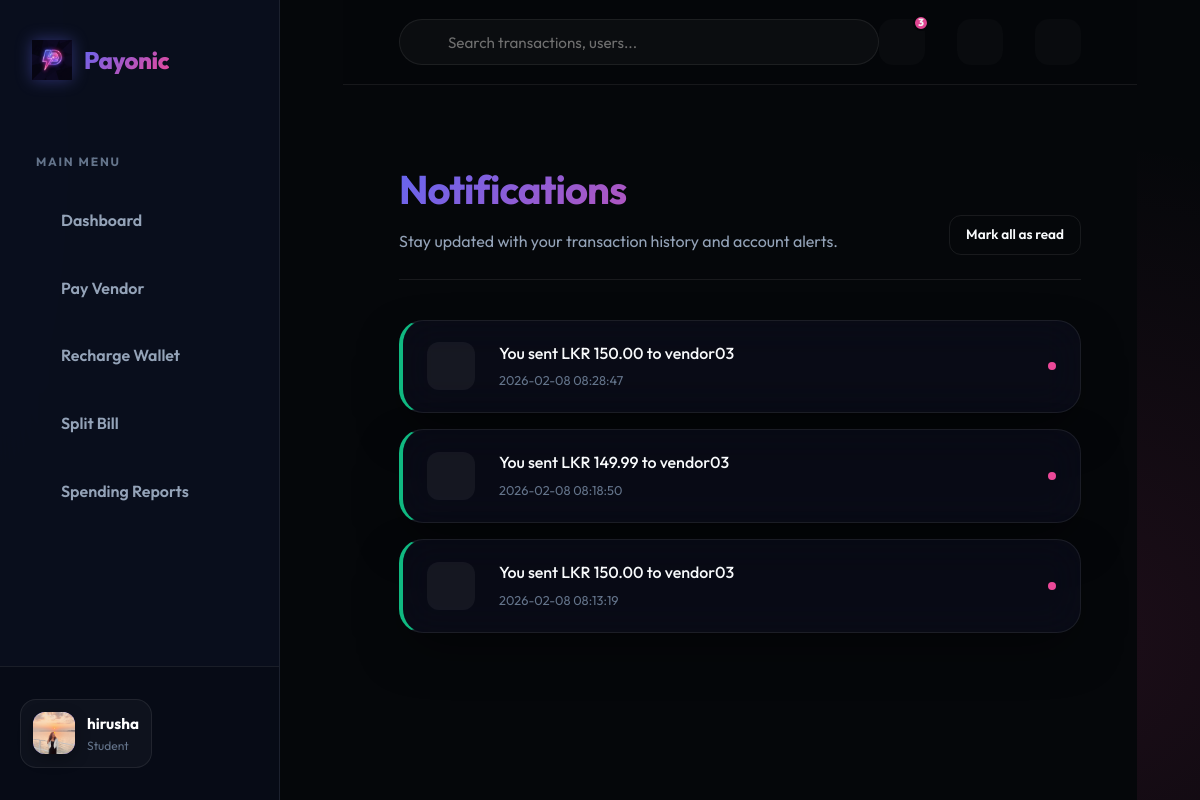
Page /notifications (signed in) on the committed database.
### app/models.py (models this page shows, shortened)
class User(UserMixin, db.Model):
    id = db.Column(db.Integer, primary_key=True)
    username = db.Column(db.String(64), index=True, unique=True, nullable=False)
    email = db.Column(db.String(120), index=True, unique=True, nullable=False)
    password_hash = db.Column(db.String(128))
    role = db.Column(db.String(20), nullable=False)  # student, vendor, admin
    is_active_user = db.Column(db.Boolean, default=True)
    phone_number = db.Column(db.String(20))
    registration_number = db.Column(db.String(50)) # For students
    student_id = db.Column(db.String(20)) # Internal ID
    vendor_name = db.Column(db.String(100)) # For vendors
    business_name = db.Column(db.String(100)) # For vendors
    business_type = db.Column(db.String(50)) # For vendors
    is_approved_vendor = db.Column(db.Boolean, default=False)
    profile_pic = db.Column(db.String(255))
    merchant_id = db.Column(db.String(50), unique=True)
    bank_name = db.Column(db.String(100))
    account_number = db.Column(db.String(50))
    account_holder_name = db.Column(db.String(100))
    wallet = db.relationship('Wallet', backref='owner', uselist=False, lazy=True)
    sent_transactions = db.relationship('Transaction', foreign_keys='Transaction.sender_id', backref='sender', lazy='dynamic')
    received_transactions = db.relationship('Transaction', foreign_keys='Transaction.receiver_id', backref='receiver', lazy='dynamic')
    qr_codes = db.relationship('QRCode', backref='vendor', lazy='dynamic')
    payout_requests = db.relationship('PayoutRequest', foreign_keys='PayoutRequest.vendor_id', backref='vendor', lazy='dynamic')
    two_factor_enabled = db.Column(db.Boolean, default=False)
    otp_secret = db.Column(db.String(32))
    low_balance_threshold = db.Column(db.Float, default=100.0) # LKR
    refund_requests = db.relationship('RefundRequest', foreign_keys='RefundRequest.user_id', backref='requester', lazy='dynamic')
    budgets = db.relationship('Budget', backref='user', lazy='dynamic')
    created_bills = db.relationship('SplitBill', backref='creator', lazy='dynamic')
    split_participations = db.relationship('SplitBillParticipant', backref='user', lazy='dynamic')
    notifications = db.relationship('Notification', backref='user', lazy='dynamic')
    @property
    def is_active(self):
        return self.is_active_user
    @property
    def unread_notification_count(self):
        return self.notifications.filter_by(is_read=False).count()

class Notification(db.Model):
    id = db.Column(db.Integer, primary_key=True)
    user_id = db.Column(db.Integer, db.ForeignKey('user.id'), nullable=False)
    message = db.Column(db.String(255), nullable=False)
    timestamp = db.Column(db.DateTime, index=True, default=datetime.utcnow)
    is_read = db.Column(db.Boolean, default=False)
    type = db.Column(db.String(20), default='info') # info, success, warning, danger

### app/main/routes.py (the view)
@bp.route('/notifications')
@login_required
def notifications():
    notifications = current_user.notifications.order_by(Notification.timestamp.desc()).all()
    return render_template('main/notifications.html', title='Notifications', notifications=notifications)

### app/models.py (called while the page is built)
@login.user_loader
def load_user(id):
    return User.query.get(int(id))

### app/templates/main/notifications.html (shortened to what this page needs)
{% extends "base.html" %}
{% block content %}
<div style="max-width: 800px; margin: 0 auto; padding-top: 2rem;">
    <div
        style="display: flex; justify-content: space-between; align-items: flex-end; margin-bottom: 2.5rem; border-bottom: 1px solid var(--border); padding-bottom: 1.5rem;">
        <div>
            <h1 class="text-gradient" style="font-size: 2.5rem; margin-bottom: 0.5rem;">Notifications</h1>
            <p style="color: var(--text-muted); font-size: 1rem; margin-bottom: 0;">Stay updated with your transaction
                history and account alerts.</p>
        </div>
        <a href="{{ url_for('main.read_all_notifications') }}" class="btn btn-outline btn-sm"
            style="border-radius: 0.75rem; font-size: 0.85rem; padding: 0.5rem 1rem;">
            Mark all as read
        </a>
    </div>
    <div style="display: flex; flex-direction: column; gap: 1rem;">
        {% if notifications %}
        {% for n in notifications %}
        <div class="glass-panel"
            style="padding: 1.25rem 1.5rem; display: flex; align-items: center; gap: 1.5rem; position: relative; border-left: 4px solid {% if n.type == 'success' %}var(--success){% elif n.type == 'danger' %}var(--danger){% elif n.type == 'warning' %}var(--warning){% else %}var(--primary){% endif %}; {% if not n.is_read %}background: rgba(99, 102, 241, 0.05);{% endif %}">
            <div
                style="width: 48px; height: 48px; border-radius: 12px; background: rgba(255,255,255,0.05); display: flex; align-items: center; justify-content: center; font-size: 1.5rem; flex-shrink: 0; color: {% if n.type == 'success' %}#10b981{% else %}var(--primary){% endif %};">
            </div>
            <div style="flex-grow: 1;">
                <p style="margin-bottom: 0.25rem; font-weight: 500; font-size: 1rem;">{{ n.message }}</p>
                <p style="margin-bottom: 0; font-size: 0.8rem; color: var(--text-dim);">
                     {{ n.timestamp.strftime('%Y-%m-%d
                    %H:%M:%S') }}
                </p>
            </div>
            {% if not n.is_read %}
            <div style="width: 8px; height: 8px; border-radius: 50%; background: var(--secondary); flex-shrink: 0;">
            </div>
            {% endif %}
        </div>
        {% endfor %}
        {% else %}
        <div style="text-align: center; padding: 5rem 0; opacity: 0.5;">
            <i class="ri-notification-off-line" style="font-size: 4rem; display: block; margin-bottom: 1rem;"></i>
            <p>No notifications yet.</p>
        </div>
        {% endif %}
    </div>
</div>
{% endblock %}

### app/templates/base.html (shortened to what this page needs)
<!doctype html>
<html lang="en">
<head>
  <link rel="stylesheet" href="{{ url_for('static', filename='css/style.css') }}">
  <link href="https://cdn.jsdelivr.net/npm/remixicon@3.5.0/fonts/remixicon.css" rel="stylesheet">
</head>
<body>
  {% set is_portal = current_user.is_authenticated %}
  <div class="{{ 'portal-layout' if is_portal else 'landing-layout' }}">
    {% if is_portal %}
    <aside class="sidebar">
      <div class="sidebar-brand">
        <a href="{{ url_for('main.index') }}" class="nav-brand">
          <img src="{{ url_for('static', filename='img/payonic_logo.png') }}" alt="Payonic Logo">
          <span class="text-gradient">Payonic</span>
        </a>
      </div>
      <nav class="sidebar-nav">
        <div class="nav-section">Main Menu</div>
        <a href="{{ url_for('main.dashboard' if current_user.role == 'student' else ('vendor.dashboard' if current_user.role == 'vendor' else 'admin.dashboard')) }}"
          class="sidebar-link {{ 'active' if request.endpoint in ['main.dashboard', 'vendor.dashboard', 'admin.dashboard'] }}">
           Dashboard
        </a>
        {% if current_user.role == 'student' %}
        <a href="{{ url_for('main.pay') }}" class="sidebar-link {{ 'active' if request.endpoint == 'main.pay' }}">
           Pay Vendor
        </a>
        <a href="{{ url_for('main.topup') }}" class="sidebar-link {{ 'active' if request.endpoint == 'main.topup' }}">
           Recharge Wallet
        </a>
        <a href="{{ url_for('main.split_bill') }}"
          class="sidebar-link {{ 'active' if request.endpoint == 'main.split_bill' }}">
           Split Bill
        </a>
        <a href="{{ url_for('main.reports') }}"
          class="sidebar-link {{ 'active' if request.endpoint == 'main.reports' }}">
           Spending Reports
        </a>
        {% endif %}
      </nav>
      <div class="sidebar-footer">
        <div class="user-pill">
          <div class="user-avatar"
            style="overflow: hidden; display: flex; align-items: center; justify-content: center;">
            {% if current_user.profile_pic %}
            <img src="{{ url_for('static', filename=current_user.profile_pic) }}" alt="P"
              style="width: 100%; height: 100%; object-fit: cover;">
            {% else %}
            {{ current_user.username[0]|upper }}
            {% endif %}
          </div>
          <div class="user-info">
            <div class="user-name">{{ current_user.username }}</div>
            <div class="user-role">{{ current_user.role }}</div>
          </div>
        </div>
        <a href="{{ url_for('auth.logout') }}" class="logout-btn" title="Logout">
        </a>
      </div>
    </aside>
    {% endif %}
    <main class="{{ 'main-wrapper' if is_portal else 'landing-main' }}">
      {% if is_portal %}
      <header class="portal-header">
        <div class="header-search">
          <input type="text" placeholder="Search transactions, users...">
        </div>
        <div class="header-actions">
          <a href="{{ url_for('main.notifications') }}" class="action-icon">
            {% if current_user.unread_notification_count > 0 %}
            <span class="badge">{{ current_user.unread_notification_count }}</span>
            {% endif %}
          </a>
          <button id="theme-toggle" class="action-icon"
            style="border: none; cursor: pointer; color: var(--text-dim); outline: none;">
          </button>
          <a href="{{ url_for('main.settings') }}" class="action-icon">
          </a>
        </div>
      </header>
      {% endif %}
      <div class="{{ 'portal-content' if is_portal else 'container landing-content' }}">
        {% block content %}{% endblock %}
      </div>
    </main>
  </div>
</body>
</html>

### rows in the picture
User: profile_pic (picture), username "hirusha", role "Student"
Notification: message "You sent LKR 150.00 to vendor03", timestamp "2026-02-08 08:28:47", is_read False (drawn)
Notification: message "You sent LKR 149.99 to vendor03", timestamp "2026-02-08 08:18:50", is_read False (drawn)
Notification: message "You sent LKR 150.00 to vendor03", timestamp "2026-02-08 08:13:19", is_read False (drawn)

### other values in the picture
{{ current_user.unread_notification_count }} "3"
